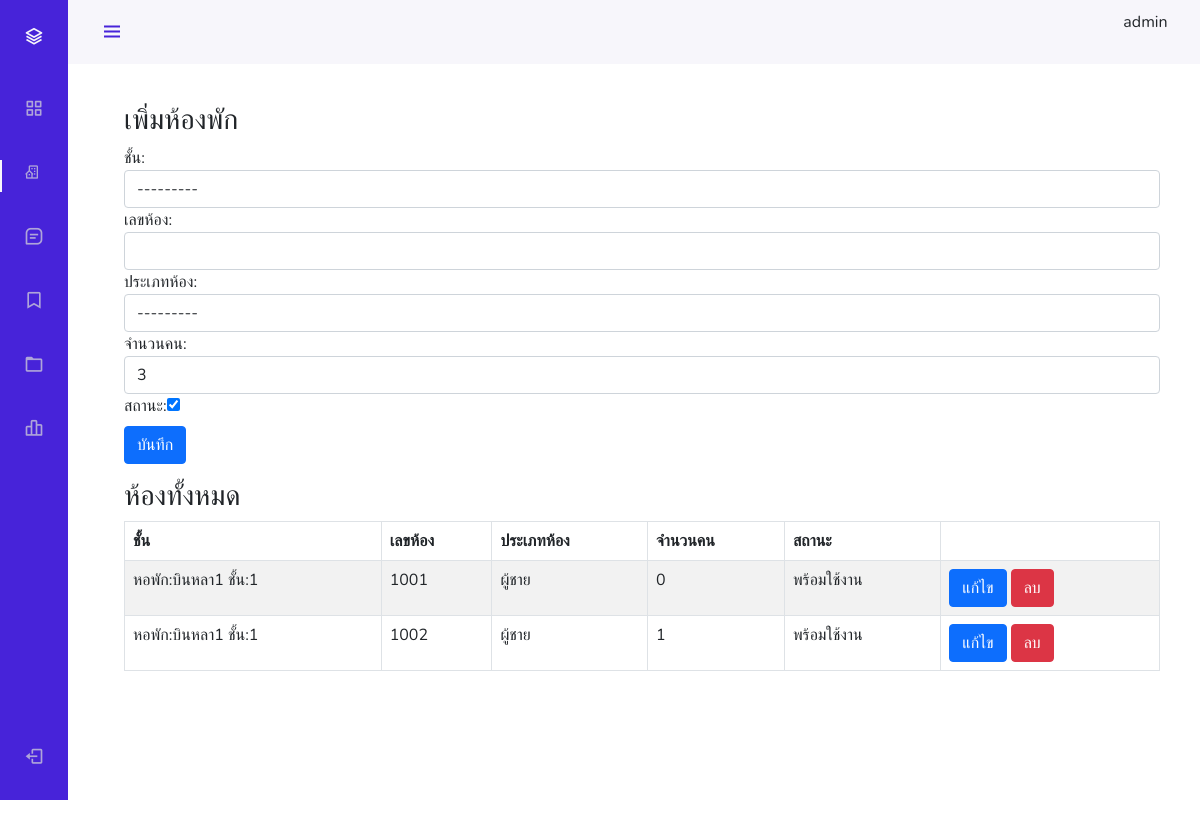
Page /manage/dorm/room/add/ on the earlier database version.
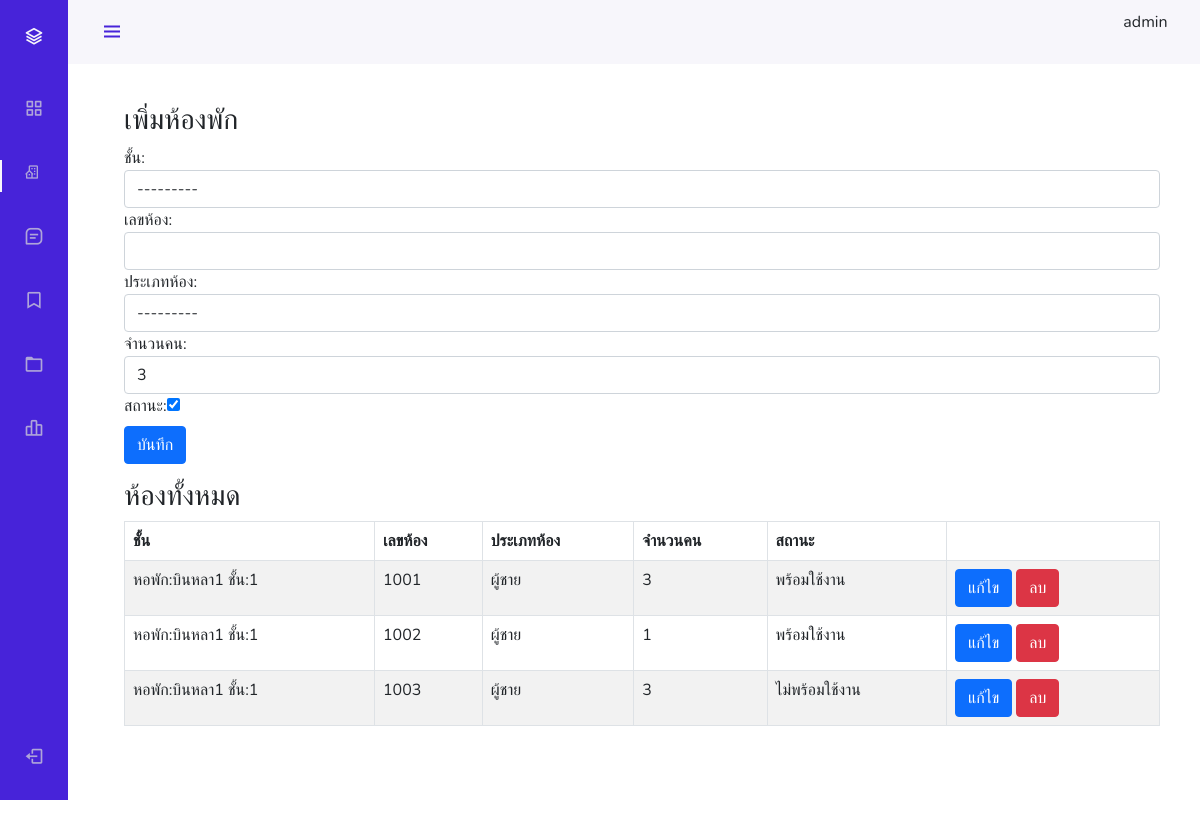
Same page on the later database version.
### dorm/models.py (models this page shows, shortened)
class Room(models.Model):
    TYPE_IN_ROOM = [('MALE', 'ผู้ชาย'), ('FEMALE', 'ผู้หญิง')]
    floor = models.ForeignKey(Floor, on_delete=models.PROTECT, related_name="floor", related_query_name="floor",
                              verbose_name="ชั้น")
    room_id = models.CharField(
        max_length=10, blank=True, null=True, unique=True, verbose_name="เลขห้อง")
    room_type = models.CharField(
        max_length=10, choices=TYPE_IN_ROOM, verbose_name="ประเภทห้องพัก")
    amount = models.PositiveIntegerField(default=3, verbose_name="จำนวน")
    is_status = models.BooleanField(default=True, verbose_name="สถานะของห้อง")

class Floor(models.Model):
    dorm_name = models.ForeignKey(Dormitory, on_delete=models.PROTECT, related_name='dormitory',
                                  related_query_name="dormitory",
                                  verbose_name="ชื่อหอพัก")
    number = models.PositiveIntegerField(default=1, verbose_name="ชั้น")
    def __str__(self):
        return f"หอพัก:{self.dorm_name.name} ชั้น:{self.number}"

class Dormitory(models.Model):
    name = models.CharField(max_length=100, unique=True, db_index=True)
    description = models.TextField(blank=True)
    images = models.ImageField(upload_to="images/dorm/", blank=True, null=True)
    images_room_plan = models.ImageField(
        upload_to="images/dorm/room_plan/", blank=True, null=True)
    is_active = models.BooleanField(default=True)
    created_at = models.DateTimeField(auto_now_add=True)
    updated_at = models.DateTimeField(auto_now=True)

### administer/views.py (the view, shortened to what this page needs)
# urls.py: path("dorm/room/add/", views.administerroom_addView.as_view(),
class administerroom_addView(View):
    def get(self, request):
        rooms = Room.objects.all()
        paginator = Paginator(rooms, 3)
        try:
            page = int(request.GET.get('page', '1'))
        except:
            page = 1
        try:
            roomPage = paginator.page(page)
        except (EmptyPage, InvalidPage):
            roomPage = paginator.page(paginator.num_pages)
        context = {
            "form": RoomForm(),
            "rooms": roomPage
        }
        return render(request, "administer/dorm/room/room_management_add.html", context)

### administer/forms.py
class RoomForm(forms.ModelForm):
    class Meta:
        model = Room
        fields = '__all__'
    def __init__(self, *args, **kwargs):
        super(RoomForm, self).__init__(*args, **kwargs)
        self.fields['floor'].widget.attrs.update({'class': 'form-control'})
        self.fields['room_id'].widget.attrs.update({'class': 'form-control'})
        self.fields['room_type'].widget.attrs.update({'class': 'form-control'})
        self.fields['amount'].widget.attrs.update({'class': 'form-control'})
        self.fields['floor'].label = 'ชั้น'
        self.fields['room_id'].label = 'เลขห้อง'
        self.fields['room_type'].label = 'ประเภทห้อง'
        self.fields['amount'].label = 'จำนวนคน'
        self.fields['is_status'].label = 'สถานะ'

### main/context_processors.py (called while the page is built)
def all_dormitory(self):
    dorms = Dormitory.objects.all().values("name")
    return dict(dorms=dorms)

### administer/templates/administer/dorm/room/room_management_add.html (shortened to what this page needs)
﻿{% extends 'administer/base_admin_page.html' %}
{% load static %}
{% block main%}
<div class="container">
    <div class="row">
        <div class="col-md-12">
            <div class="panel panel-default">
                <div class="panel-heading">
                    <h3 class="panel-title">เพิ่มห้องพัก</h3>
                </div>
                <div class="panel-body">
                    <form action="#" method="POST" class="form-horizontal" role="form">
                        {{form}}
                        <div>
                            <button class="btn btn-primary mt-2" type="submit">บันทึก</button>
                        </div>
                    </form>
                </div>
            </div>
        </div>
    </div>
    <div class="row">
        <div class="col-md-12">
            <div class="panel panel-default">
                <div class="panel-heading">
                    <h3 class="panel-title">ห้องทั้งหมด</h3>
                </div>
                <div class="panel-body">
                    <table class="table table-striped table-bordered table-hover" id="dataTables-example">
                        <thead>
                            <tr>
                                <th>ชั้น</th>
                                <th>เลขห้อง</th>
                                <th>ประเภทห้อง</th>
                                <th>จำนวนคน</th>
                                <th>สถานะ</th>
                                <th></th>
                            </tr>
                        </thead>
                        <tbody>
                            {% for room in rooms %}
                            <tr>
                                <td>{{room.floor}}</td>
                                <td>{{room.room_id}}</td>
                                <td>{% if room.room_type == "MALE"%}ผู้ชาย {% elif  room.room_type == "FMALE"%}
                                    ผู้หญิง{% endif %}</td>
                                <td>{{room.amount}}</td>
                                <td>{% if room.is_status%}พร้อมใช้งาน {% else%}ไม่พร้อมใช้งาน{% endif %}</td>
                                <td>
                                    <a class="btn btn-primary" href="{%url 'management_room_edit' room.id %}">แก้ไข</a>
                                    <button class="btn btn-danger" onclick="delete_room_id({{room.id}})">ลบ</button>
                                </td>
                            </tr>
                            {% endfor %}
                        </tbody>
                    </table>
                </div>
            </div>
        </div>
    </div>
</div>
{% endblock %}

### administer/templates/administer/base_admin_page.html (shortened to what this page needs)
﻿{% load static %}
<!doctype html>
<html lang="en">
<head>
    <link href="https://cdn.jsdelivr.net/npm/bootstrap@5.1.0/dist/css/bootstrap.min.css" rel="stylesheet"
>
    <link href="https://cdn.jsdelivr.net/npm/boxicons@latest/css/boxicons.min.css" rel="stylesheet">
    <link rel="stylesheet" href="https://cdn.jsdelivr.net/npm/bootstrap-icons@1.5.0/font/bootstrap-icons.css">
    <link href="{% static  'css/admin_page.css'%}" rel="stylesheet">
</head>
<body oncontextmenu="return false" class="snippet-body" id="body-pd">
    <header class="header" id="header">
        <div class="header_toggle"> <i class="bx bx-menu" id="header-toggle"></i> </div>
        <div class="header_img">
            <p>admin</p>
        </div>
    </header>
    <div class="l-navbar" id="nav-bar">
        <nav class="nav">
            <div> <a href="#" class="nav_logo"> <i class="bx bx-layer nav_logo-icon"></i>  </a>
                <div class="nav_list">
                    <a href="{% url 'dashboard' %}" class="nav_link"> <i class="bx bx-grid-alt nav_icon"></i>
                    </a>
                    <a href="{% url 'management_dorm' %}" class="nav_link"> <i class='bx bx-building-house'></i>
                        <span class="nav_name {% if 'dorm' in request.path%} active {% endif %}">จัดการหอพัก</span> </a>
                    <a href="#" class="nav_link "> <i class="bx bx-message-square-detail nav_icon"></i>  </a>
                    <a href="#" class="nav_link"> <i class="bx bx-bookmark nav_icon"></i>
                        <span class="nav_name">Bookmark</span> </a>
                    <a href="#" class="nav_link"> <i class="bx bx-folder nav_icon"></i>
                        <span class="nav_name">Files</span> </a>
                    <a href="#" class="nav_link"> <i class="bx bx-bar-chart-alt-2 nav_icon"></i>
                        <span class="nav_name">Stats</span> </a>
                </div>
            </div> <a href="#" class="nav_link"> <i class="bx bx-log-out nav_icon"></i>  </a>
        </nav>
    </div>
    <div class="height-100">
        <div class="container-fluid mt-3">
            {% block main%}
            {% endblock main %}
        </div>
    </div>
</body>
</html>

### administer/static/css/admin_page.css (style rules this page uses)
:root { --header-height: 3rem; --nav-width: 68px; --first-color: #4723D9; --first-color-light: #AFA5D9; --white-color: #F7F6FB; --body-font: 'Nunito', sans-serif; --normal-font-size: 1rem; --z-fixed: 100 }
body { position: relative; margin: var(--header-height) 0 0 0; padding: 0 1rem; font-family: var(--body-font); font-size: var(--normal-font-size); transition: .5s }
a { text-decoration: none }
.header { width: 100%; height: var(--header-height); position: fixed; top: 0; left: 0; display: flex; align-items: center; justify-content: space-between; padding: 0 1rem; background-color: var(--white-color); z-index: var(--z-fixed); transition: .5s }
.header_toggle { color: var(--first-color); font-size: 1.5rem; cursor: pointer }
.header_img { width: 45px; height: 45px; display: flex; justify-content: center; overflow: hidden }
.l-navbar { position: fixed; top: 0; left: -30%; width: var(--nav-width); height: 100vh; background-color: var(--first-color); padding: .5rem 1rem 0 0; transition: .5s; z-index: var(--z-fixed) }
.nav { height: 100%; display: flex; flex-direction: column; justify-content: space-between; overflow: hidden }
.nav_logo, .nav_link { display: grid; grid-template-columns: max-content max-content; align-items: center; column-gap: 1rem; padding: .5rem 0 .5rem 1.5rem }
.nav_logo { margin-bottom: 2rem }
.nav_logo-icon { font-size: 1.25rem; color: var(--white-color) }
.nav_link { position: relative; color: var(--first-color-light); margin-bottom: 1.5rem; transition: .3s }
.nav_icon { font-size: 1.25rem }
.height-100 { height: 100vh }
@media screen and (min-width: 768px) { body { margin: calc(var(--header-height) + 1rem) 0 0 0; padding-left: calc(var(--nav-width) + 2rem) } }
@media screen and (min-width: 768px) { .header { height: calc(var(--header-height) + 1rem); padding: 0 2rem 0 calc(var(--nav-width) + 2rem) } }
@media screen and (min-width: 768px) { .header_img { width: 45px; height: 45px } }
@media screen and (min-width: 768px) { .l-navbar { left: 0; padding: 1rem 1rem 0 0 } }

Differences in the rows shown:
changed Room (number 1 of 3 on the later page): amount "0" → "3"
added Room: floor "หอพัก:บินหลา1 ชั้น:1", room_id "1003", room_type "ผู้ชาย", amount "3", is_status "ไม่พร้อมใช้งาน"
